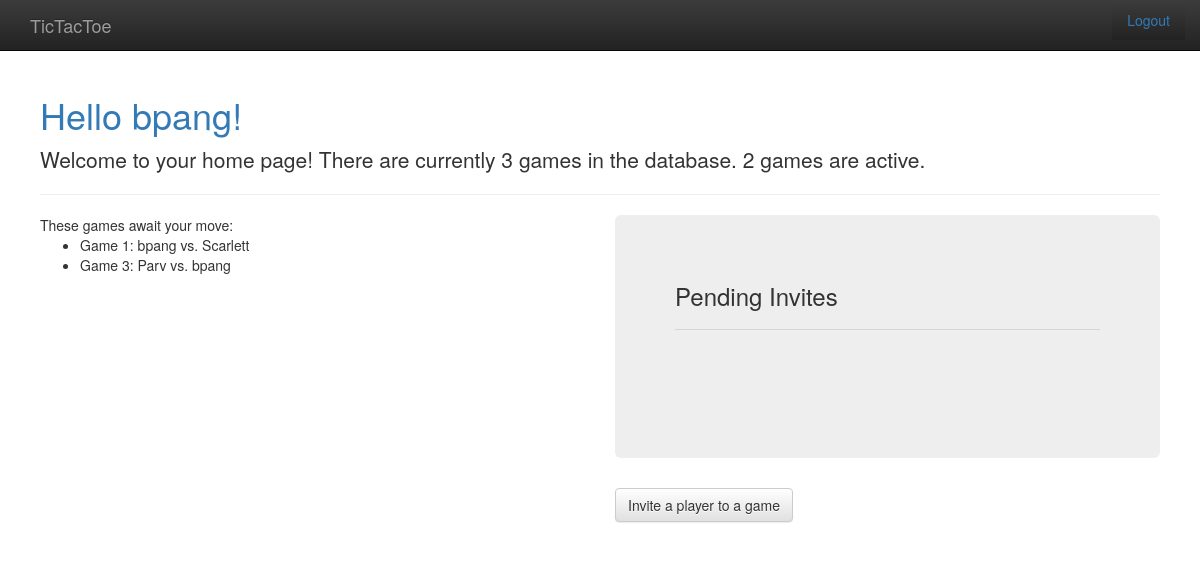
The page /player/home (signed in) on the database as committed earlier.
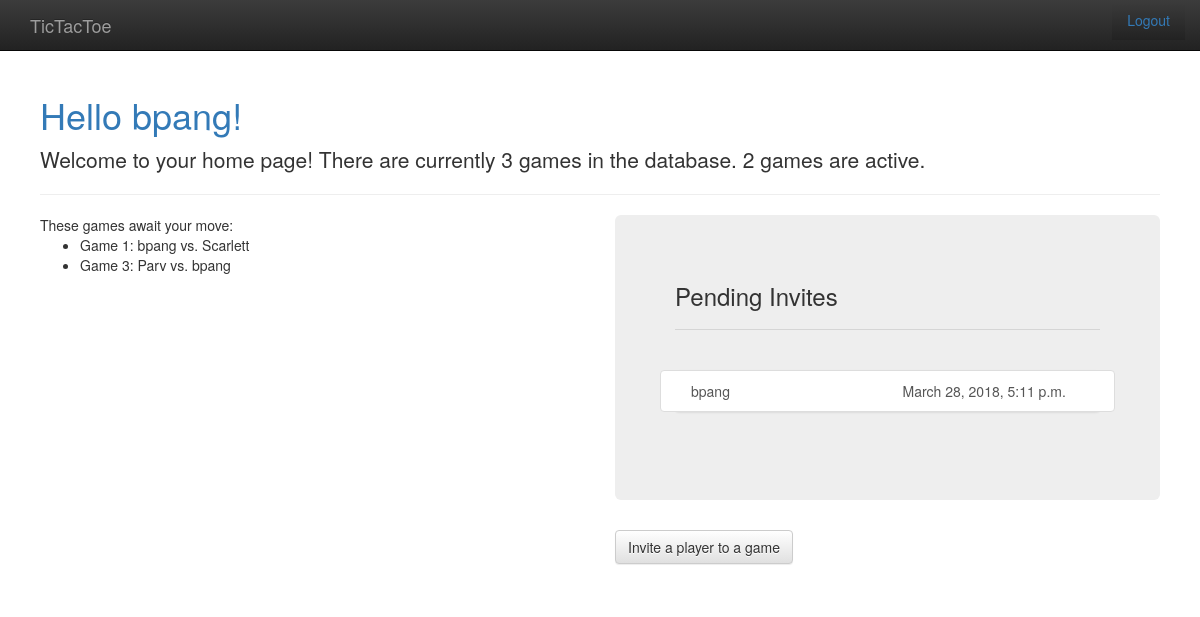
The same page on the database as committed later.
### gameplay/models.py (models this page shows, shortened)
@python_2_unicode_compatible
class Game(models.Model):
    first_player = models.ForeignKey(User, related_name="games_first_player",
        on_delete=models.CASCADE)
    second_player = models.ForeignKey(User, related_name="games_second_player",
        on_delete=models.CASCADE)
    start_time = models.DateTimeField(auto_now_add=True)
    last_active = models.DateTimeField(auto_now=True)
    status = models.CharField(max_length=1, choices=GAME_STATUS_CHOICES, default='F')
    move_count = models.IntegerField(default=0)
    objects = GamesQuerySet.as_manager()

### player/models.py (models this page shows)
class Invitation(models.Model):
    from_player = models.ForeignKey(
        User,
        related_name="invitations_sent",
        on_delete=models.CASCADE
    )
    to_player = models.ForeignKey(
        User,
        related_name="invitations_received",
        verbose_name="User to invite",
        help_text="Select the player you want to play with",
        on_delete=models.CASCADE
    )
    message = models.CharField(
        max_length=300,
        blank=True,
        verbose_name="Optional message",
        help_text="It's always nice to include a message!"
    )
    timestamp = models.DateTimeField(auto_now_add=True)

### player/views.py (the view)
# urls.py: path("home", home, name="player_home"),
@login_required
def home(request):
    my_games = Game.objects.games_for_user(request.user)
    active_games = my_games.active()
    my_invites = request.user.invitations_received.all()
    return render(request, "player/home.html",
        {
            'ngames' : Game.objects.count(),
            'nactivegames' : active_games,
            'allmygames' : my_games,
            'allmyinvites' : my_invites,
            'testparam' : request.GET.get('test', 'none')
        })

### gameplay/models.py (called while the page is built)
    def games_for_user(self, user):
        return self.filter(
            Q(first_player = user) | Q(second_player = user)
        )

    def active(self):
        return self.filter(
            Q(status = 'F') | Q(status = 'S')
        ).count()

### templates/player/home.html (shortened to what this page needs)
{% extends 'base.html' %}
{% load staticfiles %}
{% block content %}
  <h1 class="text-primary">Hello {{ user.username }}!</h1>
  <p class="lead">
    Welcome to your home page!
    There are currently {{ ngames }} games in the database. {{ nactivegames }} games are active.
  </p>
  <hr class="my-4">
  <div class="row">
    <div class="col-md-6">
      These games await your move:
      <ul>
        {% for g in allmygames %}
          <li> Game {{ g.id }}: {{ g.first_player }} vs. {{ g.second_player }} </li>
        {% endfor %}
      </ul>
    </div>
    <div class="col-md-6">
      <div class="jumbotron jumbotron-fluid">
        <h3 class="display-4">Pending Invites</h3>
        <hr class="my-4">
        <container class="container-fluid">
          <ul class="list-group">
            {% for inv in allmyinvites %}
              <a class="list-group-item row" href="{% url 'player_view_invitation' inv.id %}">
                <div class="col-md-6"> {{ inv.from_player }} </div>
                <div class="col-md-6"> {{ inv.timestamp }} </div>
              </a>
            {% endfor %}
          </ul>
        </container>
      </div>
      <a href="{% url 'player_new_invitation' %}" class="btn btn-default">
        Invite a player to a game
      </a>
    </div>
  </div>
{% endblock %}

### templates/base.html (shortened to what this page needs)
{% load staticfiles %}
<!doctype html>
<html class="no-js" lang="">
    <head>
        <link rel="stylesheet" href= "{% static 'css/bootstrap.css' %}">
        <link rel="stylesheet" href="{% static 'css/bootstrap-theme.css' %}">
        <link rel="stylesheet" href="{% static 'css/main.css' %}">
    </head>
    <body>
    <nav class="navbar navbar-inverse navbar-fixed-top" role="navigation">
      <div class="container">
        <div class="navbar-header">
          <a class="navbar-brand" href="/">TicTacToe</a>
        </div>
        <ul class="nav navbar-inverse navbar-right">
          {% if user.is_authenticated %}
            <li> <a href="{% url 'player_logout' %}">Logout</a> </li>
          {% else %}
            <li> <a href="{% url 'player_login' %}">Login</a> </li>
          {% endif %}
        </ul>
      </div>
    </nav>
    <div class="container" style="padding: 25px">
      {% block content %}
      {% endblock %}
    </div>
    </body>
</html>

### templates/base.html (style rules this page uses)
body { padding-top: 50px; padding-bottom: 20px; }

Rows that differ between the two databases and show on the page:
added Invitation: from_player "bpang", timestamp "March 28, 2018, 5:11 p.m."
